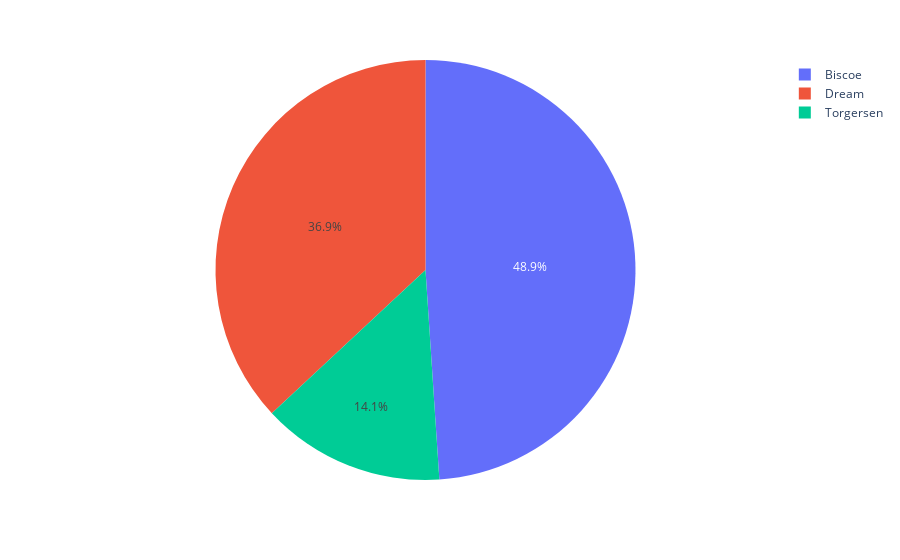
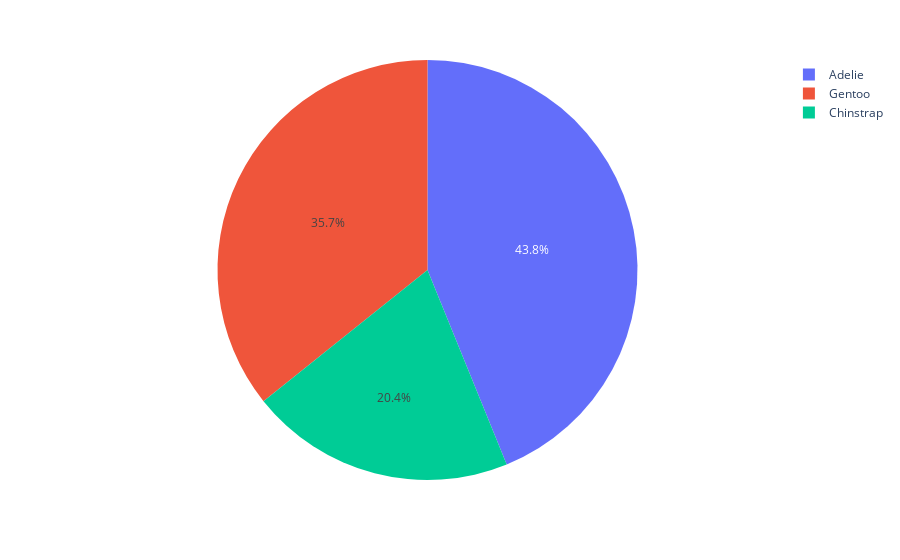
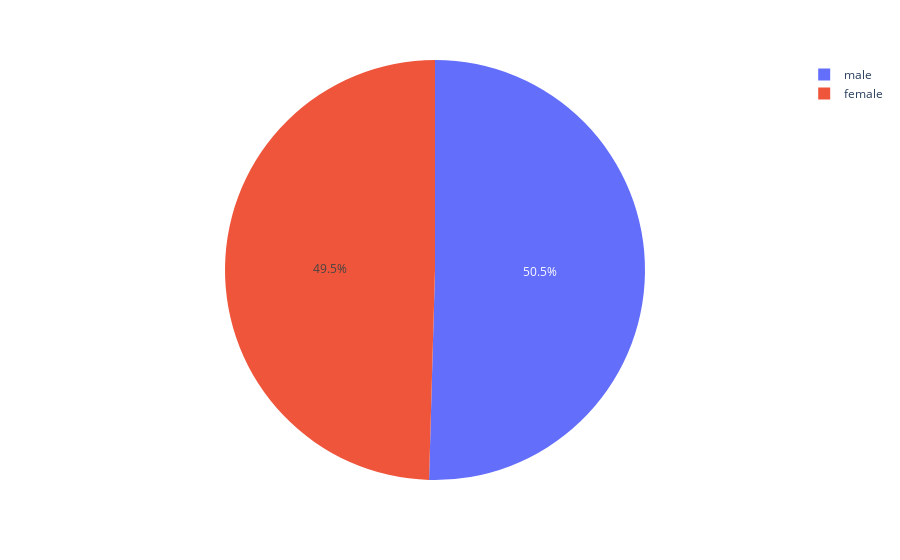

Notebook code for these charts, in order:
### Code cell
penguins = load_penguins()
penguins.describe()

import matplotlib.pyplot as plt
import pandas as pd

# Assuming your dataset is stored in the variable 'df'
columns_to_plot = ['bill_length_mm', 'bill_depth_mm', 'flipper_length_mm', 'body_mass_g']  # Specify the columns you want to plot

fig, axes = plt.subplots(nrows=len(columns_to_plot), ncols=1, figsize=(8, 10))

for i, column in enumerate(columns_to_plot):
    axes[i].hist(penguins[column], bins=20)  # Adjust the number of bins as needed
    axes[i].set_xlabel('Values')
    axes[i].set_ylabel('Frequency')
    axes[i].set_title(f'Histogram of {column}')
    


plt.tight_layout()
plt.show()


fig = px.pie(penguins.dropna(), names='island')
fig.show()

fig = px.pie(penguins.dropna(), names='species')
fig.show()

fig = px.pie(penguins.dropna(), names='sex')
fig.show()

### Figure 1 — Plotly figure (JSON) as saved in the notebook; plotly's stock layout.template omitted (floating-point values rounded to 4 significant figures; data arrays with more than 128 entries replaced by an {"elided": "..."} marker saying what was removed)
{"data": [{"domain": {"x": [0, 1], "y": [0, 1]}, "hovertemplate": "island=%{label}<extra></extra>", "labels": {"elided": "333 str values"}, "legendgroup": "", "name": "", "showlegend": true, "type": "pie"}], "layout": {"legend": {"tracegroupgap": 0}, "margin": {"t": 60}}}

### Figure 2 — Plotly figure (JSON) as saved in the notebook; plotly's stock layout.template omitted (floating-point values rounded to 4 significant figures; data arrays with more than 128 entries replaced by an {"elided": "..."} marker saying what was removed)
{"data": [{"domain": {"x": [0, 1], "y": [0, 1]}, "hovertemplate": "species=%{label}<extra></extra>", "labels": {"elided": "333 str values"}, "legendgroup": "", "name": "", "showlegend": true, "type": "pie"}], "layout": {"legend": {"tracegroupgap": 0}, "margin": {"t": 60}}}

### Figure 3 — Plotly figure (JSON) as saved in the notebook; plotly's stock layout.template omitted (floating-point values rounded to 4 significant figures; data arrays with more than 128 entries replaced by an {"elided": "..."} marker saying what was removed)
{"data": [{"domain": {"x": [0, 1], "y": [0, 1]}, "hovertemplate": "sex=%{label}<extra></extra>", "labels": {"elided": "333 str values"}, "legendgroup": "", "name": "", "showlegend": true, "type": "pie"}], "layout": {"legend": {"tracegroupgap": 0}, "margin": {"t": 60}}}
